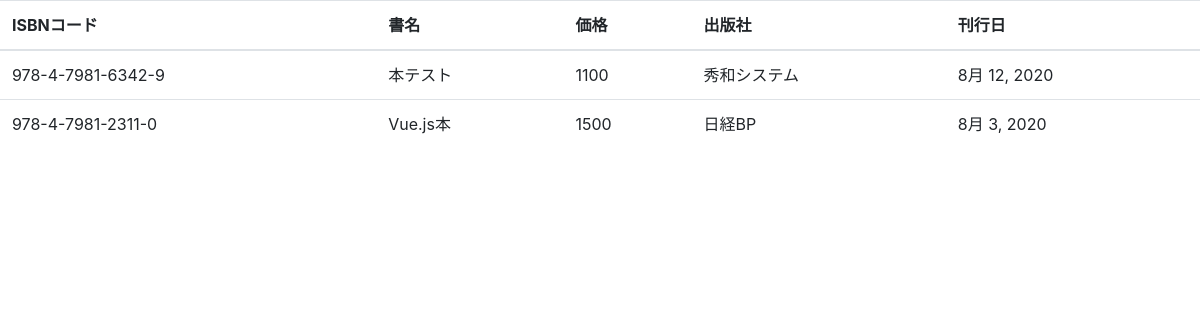
The app's page /main/exclude with its own data.
### main/models.py (models this page shows, shortened)
class Book(models.Model):
    isbn = models.CharField(
        verbose_name='ISBNコード',
        max_length=20,
        validators=[
            RegexValidator(
                r'^978-4-[0-9]{4}-[0-9]{4}-[0-9X]{1}$',
                message='ISBNコードは正しい形式で指定してください。'
            )
        ]
    )
    title = models.CharField(
        verbose_name='書名',
        max_length=100
    )
    price = models.IntegerField(
        verbose_name='価格',
        default=0,
        validators=[
            MinValueValidator(
                17,
                message='価格は正の整数で指定してください。'
            )
        ]
    )
    publisher = models.CharField(
        verbose_name='出版社',
        max_length=50,
        choices=[
            ('翔泳社', '翔泳社'),
            ('技術評論社', '技術評論社'),
            ('秀和システム', '秀和システム'),
            ('SBクリエイティブ', 'SBクリエイティブ'),
            ('日経BP', '日経BP'),
        ],
    )
    published = models.DateField(
        verbose_name='刊行日'
    )

### main/views.py (the view)
# urls.py: path('exclude', views.exclude, name='exclude'),
def exclude(request):
    books = Book.objects.exclude(publisher='翔泳社')
    return render(request, 'main/book_list.html', {
        'books': books
    })

### main/templates/main/book_list.html (shortened to what this page needs)
<!DOCTYPE html>
<html lang="en">
<head>
    <link rel="stylesheet" href="https://stackpath.bootstrapcdn.com/bootstrap/4.4.1/css/bootstrap.min.css" />
</head>
<body>
    <table class="table">
        <thead>
            <tr>
                <th>ISBNコード</th>
                <th>書名</th>
                <th>価格</th>
                <th>出版社</th>
                <th>刊行日</th>
            </tr>
        </thead>
        <tbody>
            {% for book in books %}
                <tr>
                    <td>{{ book.isbn }}</td>
                    <td>{{ book.title }}</td>
                    <td>{{ book.price }}</td>
                    <td>{{ book.publisher }}</td>
                    <td>{{ book.published|date:'DATE_FORMAT' }}</td>
                </tr>
            {% endfor %}
        </tbody>
    </table>
</body>
</html>

### records on screen
Book: isbn "978-4-7981-6342-9", title "本テスト", price "1100", publisher "秀和システム", published "8月 12, 2020"
Book: isbn "978-4-7981-2311-0", title "Vue.js本", price "1500", publisher "日経BP", published "8月 3, 2020"
